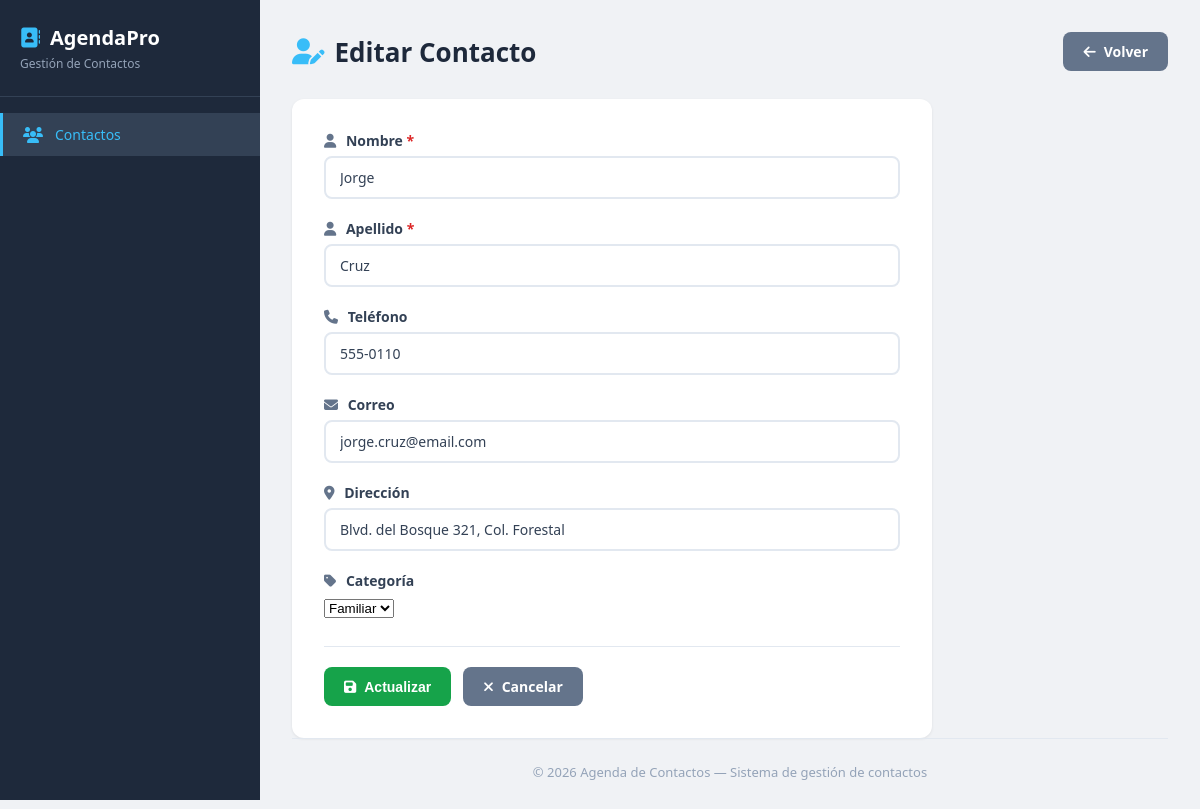
/contactos/edit.php?id=10, run on the app's committed database.
### tables this page shows
CREATE TABLE contactos (
    id INT AUTO_INCREMENT PRIMARY KEY,
    nombre VARCHAR(100) NOT NULL,
    apellido VARCHAR(100) NOT NULL,
    telefono VARCHAR(20),
    correo VARCHAR(150),
    direccion TEXT,
    categoria VARCHAR(50) DEFAULT 'General',
    fecha_registro TIMESTAMP DEFAULT CURRENT_TIMESTAMP
);

### contactos/edit.php (the view, shortened to what this page needs)
<?php
    require_once "../config/connection.php";
    $id = intval($_GET["id"] ?? 0);
    if ($id > 0) {
        $stmt = $conn->prepare("SELECT id, nombre, apellido, telefono, correo, direccion, categoria FROM contactos WHERE id = ?");
        $stmt->bind_param("i", $id);
        $stmt->execute();
        $resultado = $stmt->get_result();
        $contacto  = $resultado->fetch_assoc();
    } else {
        header("Location: index.php?error=" . urlencode("ID inválido"));
        exit;
    }
?>
<?php include_once "../includes/header.php"; ?>
<div class="page-header">
    <h1><i class="fas fa-user-edit"></i> Editar Contacto</h1>
    <a href="index.php" class="btn btn-secondary">
        <i class="fas fa-arrow-left"></i> Volver
    </a>
</div>
<div class="card">
    <form action="update.php" method="POST">
        <div class="form-group">
            <label><i class="fas fa-user"></i> Nombre <span style="color:#dc2626">*</span></label>
            <input type="text" name="nombre" value="<?= htmlspecialchars($contacto["nombre"]) ?>" required>
        </div>
        <div class="form-group">
            <label><i class="fas fa-user"></i> Apellido <span style="color:#dc2626">*</span></label>
            <input type="text" name="apellido" value="<?= htmlspecialchars($contacto["apellido"]) ?>" required>
        </div>
        <div class="form-group">
            <label><i class="fas fa-phone"></i> Teléfono</label>
            <input type="text" name="telefono" value="<?= htmlspecialchars($contacto["telefono"] ?? "") ?>">
        </div>
        <div class="form-group">
            <label><i class="fas fa-envelope"></i> Correo</label>
            <input type="email" name="correo" value="<?= htmlspecialchars($contacto["correo"] ?? "") ?>">
        </div>
        <div class="form-group">
            <label><i class="fas fa-map-marker-alt"></i> Dirección</label>
            <input type="text" name="direccion" value="<?= htmlspecialchars($contacto["direccion"] ?? "") ?>">
        </div>
        <div class="form-group">
            <label><i class="fas fa-tag"></i> Categoría</label>
            <select name="categoria">
                <?php foreach (["General", "Familiar", "Trabajo", "Amigos"] as $cat): ?>
                    <option value="<?= $cat ?>" <?= $contacto["categoria"] === $cat ? "selected" : "" ?>>
                        <?= $cat ?>
                    </option>
                <?php endforeach; ?>
            </select>
        </div>
        <div class="form-actions">
            <button type="submit" class="btn btn-success">
                <i class="fas fa-save"></i> Actualizar
            </button>
            <a href="index.php" class="btn btn-secondary">
                <i class="fas fa-times"></i> Cancelar
            </a>
        </div>
    </form>
</div>
<?php include_once "../includes/footer.php"; ?>

### assets/css/style.css (style rules this page uses)
* { margin: 0; padding: 0; box-sizing: border-box; }
body { font-family: 'Segoe UI', Tahoma, Geneva, Verdana, sans-serif; background: #f0f2f5; color: #333; display: flex; min-height: 100vh; }
.page-header { display: flex; justify-content: space-between; align-items: center; margin-bottom: 28px; }
.page-header h1 { font-size: 26px; font-weight: 700; color: #1e293b; display: flex; align-items: center; gap: 10px; }
.page-header h1 i { color: #38bdf8; }
.btn { display: inline-flex; align-items: center; gap: 8px; padding: 10px 20px; border: none; border-radius: 8px; font-size: 14px; font-weight: 600; cursor: pointer; text-decoration: none; transition: all 0.2s; }
.btn-success { background: #16a34a; color: #fff; }
.btn-secondary { background: #64748b; color: #fff; }
.card { background: #fff; border-radius: 12px; box-shadow: 0 1px 3px rgba(0, 0, 0, 0.08); padding: 32px; max-width: 640px; }
.form-group { margin-bottom: 20px; }
.form-group label { display: block; font-size: 14px; font-weight: 600; color: #334155; margin-bottom: 6px; }
.form-group label i { margin-right: 6px; color: #64748b; }
.form-group input, .form-group textarea { width: 100%; padding: 10px 14px; border: 2px solid #e2e8f0; border-radius: 8px; font-size: 14px; color: #334155; transition: border-color 0.2s; font-family: inherit; }
.form-actions { display: flex; gap: 12px; margin-top: 28px; padding-top: 20px; border-top: 1px solid #e2e8f0; }

### data on the page
contactos: nombre "Jorge", apellido "Cruz", telefono "555-0110", correo "jorge.cruz@email.com", direccion "Blvd. del Bosque 321, Col. Forestal", categoria "Familiar"
